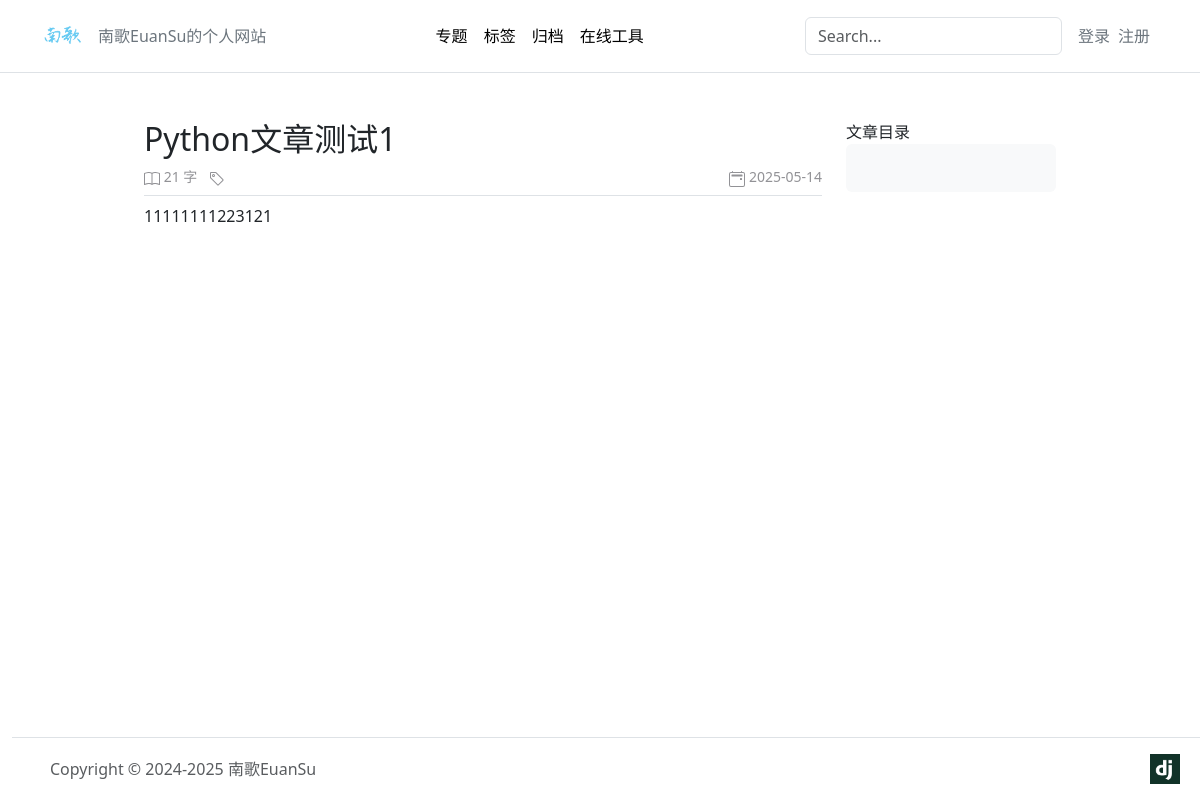
Before: /article/detail/d863a689-0aed-4ab1-8804-f9950156d1f9/ with the older database file.
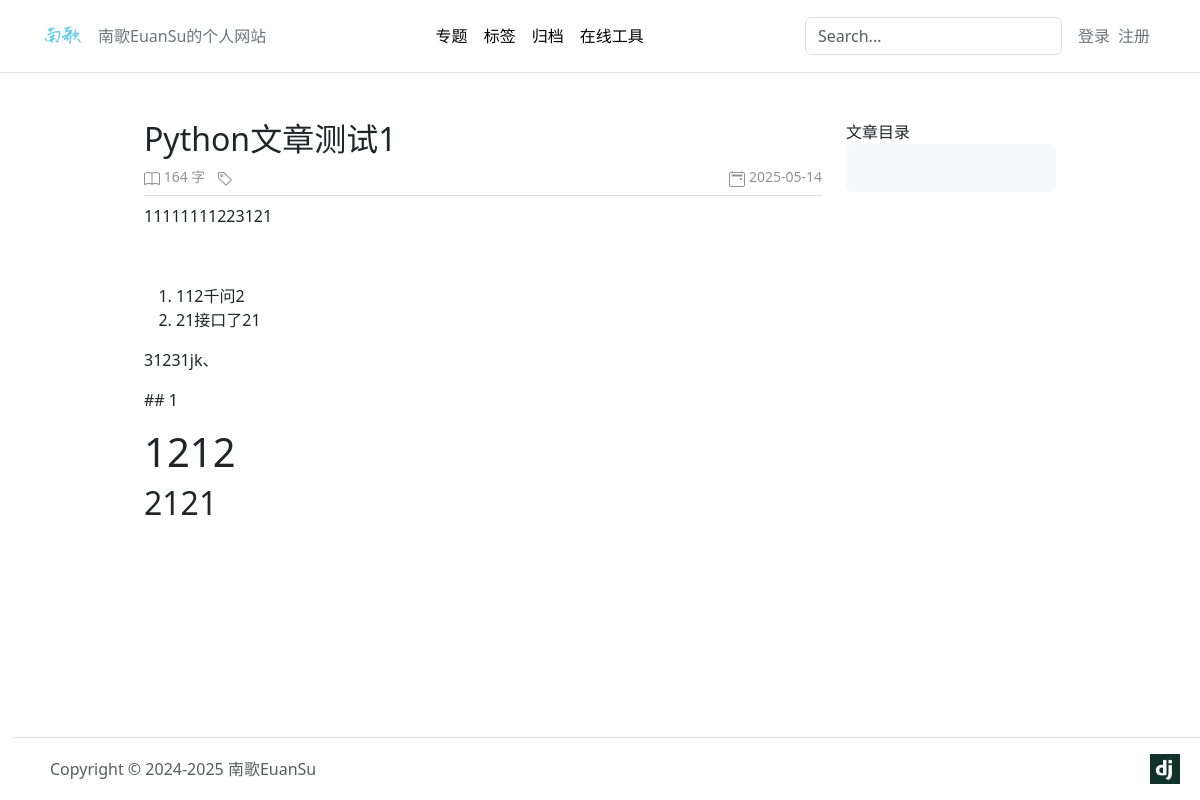
After: the same page with the newer database file.
### apps/article/models.py (models this page shows, shortened)
class ArticlePost(models.Model):
    uuid = models.UUIDField(primary_key=True, default=uuid.uuid4, editable=False)
    author = models.ForeignKey(settings.AUTH_USER_MODEL, on_delete=models.CASCADE)
    title = models.CharField(max_length=100)
    body = models.TextField()  # 保存 Markdown 文本
    created = models.DateTimeField(default=timezone.now)
    updated = models.DateTimeField(auto_now=True)
    is_deleted = models.BooleanField(default=False)
    category = models.ForeignKey(Category, on_delete=models.CASCADE)
    tag = models.ManyToManyField(ArticleTag, blank=True)
    class Meta:
        ordering = ('-created',)

### apps/article/views.py (the view)
# urls.py: path('detail/<uuid:id>/', views.article_detail, name='article_detail'),
def article_detail(request, id):
    article = ArticlePost.objects.get(uuid=id)
    md = markdown.Markdown(
        extensions=[
        'markdown.extensions.extra',
        'markdown.extensions.codehilite',
        'markdown.extensions.toc',
        ]
    )
    article.body = md.convert(article.body)
    tag_color = ["bg-blue", "bg-green", "bg-purple", "bg-pink", "bg-teal", "bg-gold", "bg-brown"]
    article.tags = [{"id":tag.id, "name": tag.name, "color":tag_color[index % len(tag_color)]} for index, tag in enumerate(article.tag.all())]
    context = { 'article': article, 'toc':md.toc }
    return render(request, 'article/detail.html', context)

### DjangoBlog/context_processors.py (called while the page is built)
def site_settings(request):
    return {
        'SITE_NAME': settings.SITE_NAME,
    }

### templates/article/detail.html (shortened to what this page needs)
{% extends "base.html" %}
{% load static %}
{% block content %}
<div class="container gx-5 mt-5 mx-auto" style="max-width: 80%;">
  <div class="row">
    <div class="col-9">
        <h2 class="fw-normal" style="text-align: left">{{ article.title }}</h2>
        <div class="article-info">
          <div class="left">
            {{ article.body|length }} 字
            </div>
          <div class="right">
            {{ article.created|date:"Y-m-d" }}
          </div>
        </div>
        <div class="border-bottom border-1 my-2"></div>
        <div class="article-content">
          {{ article.body|safe }}
        </div>
    </div>
    <div class="col-3">
      {% if toc %}
          文章目录
          <div class="card border-0 bg-light">
            <div class="card-body p-4">
            </div>
        </div>
       {% endif %}
    </div>
  </div>
</div>
{% endblock content %}

Changed rows visible on the page:
changed ArticlePost "Python文章测试1": body|length "21" → "164"; body "11111111223121" → "11111111223121 112千问2 21接口了21 31231jk、 ## 1 1212 2121"
